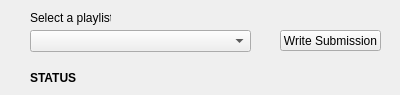
<?xml version="1.0" encoding="UTF-8"?>
<ui version="4.0">
 <class>SpreadsheetUI</class>
 <widget class="QWidget" name="SpreadsheetUI">
  <property name="geometry">
   <rect>
    <x>0</x>
    <y>0</y>
    <width>400</width>
    <height>95</height>
   </rect>
  </property>
  <property name="windowTitle">
   <string>Form</string>
  </property>
  <widget class="QComboBox" name="combo_playlists">
   <property name="geometry">
    <rect>
     <x>30</x>
     <y>30</y>
     <width>221</width>
     <height>22</height>
    </rect>
   </property>
  </widget>
  <widget class="QPushButton" name="btn_write_submission">
   <property name="geometry">
    <rect>
     <x>280</x>
     <y>30</y>
     <width>101</width>
     <height>21</height>
    </rect>
   </property>
   <property name="text">
    <string>Write Submission</string>
   </property>
  </widget>
  <widget class="QLabel" name="lbl_playlists">
   <property name="geometry">
    <rect>
     <x>30</x>
     <y>10</y>
     <width>81</width>
     <height>16</height>
    </rect>
   </property>
   <property name="text">
    <string>Select a playlist</string>
   </property>
  </widget>
  <widget class="QLabel" name="lbl_status">
   <property name="geometry">
    <rect>
     <x>30</x>
     <y>70</y>
     <width>46</width>
     <height>16</height>
    </rect>
   </property>
   <property name="font">
    <font>
     <weight>75</weight>
     <bold>true</bold>
    </font>
   </property>
   <property name="text">
    <string>STATUS: </string>
   </property>
  </widget>
  <widget class="QLabel" name="lbl_status_text">
   <property name="geometry">
    <rect>
     <x>90</x>
     <y>70</y>
     <width>291</width>
     <height>16</height>
    </rect>
   </property>
   <property name="text">
    <string/>
   </property>
  </widget>
 </widget>
 <resources/>
 <connections/>
</ui>
